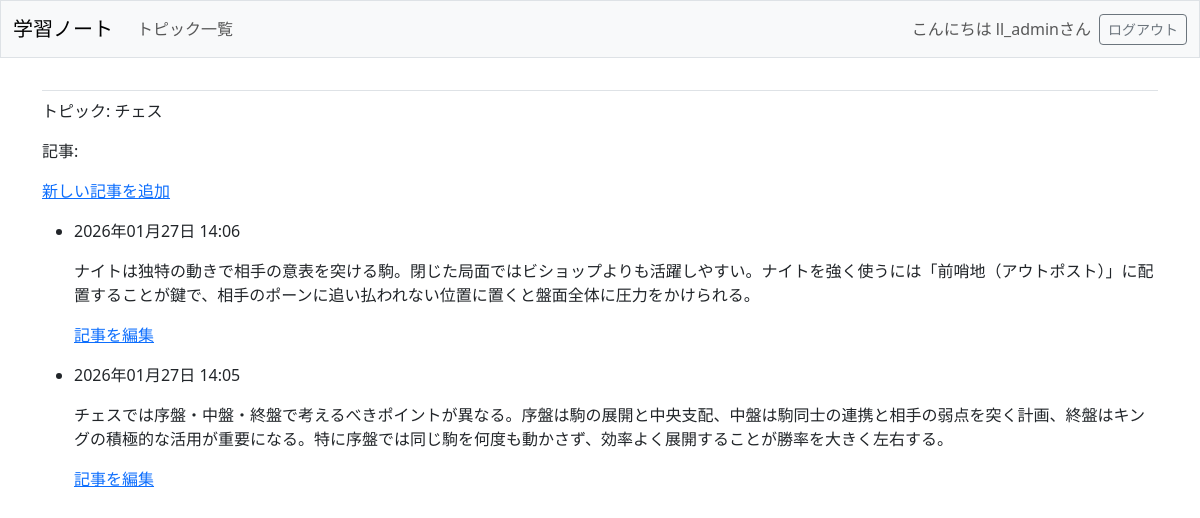
The page /topics/1/ (signed in) on the database its author committed.
### learning_logs/models.py (models this page shows, shortened)
class Topic(models.Model):
    text = models.CharField(max_length=200)
    date_added = models.DateTimeField(auto_now_add=True)
    owner = models.ForeignKey(User, on_delete=models.CASCADE) # p250

class Entry(models.Model):
    topic = models.ForeignKey(Topic, on_delete=models.CASCADE)
    text = models.TextField()
    date_added = models.DateTimeField(auto_now_add=True)
    class Meta:
        verbose_name_plural = 'entries'

### learning_logs/views.py (the view)
# urls.py: path('topics/<int:topic_id>/', views.topic, name='topic'),
@login_required
def topic(request, topic_id):
    topic = Topic.objects.get(id=topic_id)
    check_topic_owner(topic, request.user)
    entries = topic.entry_set.order_by('-date_added')
    context = {'topic': topic, 'entries': entries}
    return render(request, 'learning_logs/topic.html', context)

### learning_logs/views.py (called while the page is built)
def check_topic_owner(topic, user):
    if topic.owner != user:
        raise Http404

### learning_logs/templates/learning_logs/topic.html
{% extends 'learning_logs/base.html' %}
{% block content %}
    <p>トピック: {{ topic.text }}</p>
    <p>記事:</p>
    <p>
        <a href="{% url 'learning_logs:new_entry' topic.id %}">新しい記事を追加</a>
    </p>
    <ul>
    {% for entry in entries %}
        <li>
        <p>{{ entry.date_added|date:'Y年m月d日 H:i' }}</p>
        <p>{{ entry.text|linebreaks }}</p>
        <p>
            <a href="{% url 'learning_logs:edit_entry' entry.id %}">記事を編集</a>
        </p>
        </li>
    {% empty %}
        <li>このトピックにはまだ記事がありません。</li>
    {% endfor %}
    </ul>
{% endblock content %}

### learning_logs/templates/learning_logs/base.html (shortened to what this page needs)
<!doctype html>
<html lang="ja">
<head>
  {% load django_bootstrap5 %}
  {% bootstrap_css %}
</head>
<body>
  <nav class="navbar navbar-expand-md navbar-light bg-light mb-4 border">
    <div class="container-fluid">
      <a class="navbar-brand" href="{% url 'learning_logs:index' %}">
          学習ノート</a>
      <div class="collapse navbar-collapse" id="navbarCollapse">
        <ul class="navbar-nav me-auto mb-2 mb-md-0">
          <li class="nav-item">
            <a class="nav-link" href="{% url 'learning_logs:topics' %}">
              トピック一覧</a></li>
        </ul>
        <ul class="navbar-nav ms-auto mb-2 mb-md-0">
          {% if user.is_authenticated %}
            <li class="nav-item">
              <span class="navbar-text me-2">こんにちは {{ user.username }}さん
                </span></li>
          {% endif %}
        </ul>
        {% if user.is_authenticated %}
          <form action="{% url 'accounts:logout' %}" method='post'>
            <button name='submit' class='btn btn-outline-secondary btn-sm'>
                ログアウト</button>
          </form>
        {% endif %}
      </div>
    </div>
  </nav>
  <main class="container">
    <div class="pb-2 mb-2 border-bottom">
    </div>
    <div>
      {% block content %}{% endblock content %}
    </div>
  </main>
</body>
</html>

### rows shown on the page
Topic: text "チェス"
Entry: date_added "2026年01月27日 14:06", text "ナイトは独特の動きで相手の意表を突ける駒。閉じた局面ではビショップよりも活躍しやすい。ナイトを強く使うには「前哨地（アウトポスト）」に配置することが鍵で、相手のポーンに追い払われない位置に置くと盤面全体に圧力をかけられる。"
Entry: date_added "2026年01月27日 14:05", text "チェスでは序盤・中盤・終盤で考えるべきポイントが異なる。序盤は駒の展開と中央支配、中盤は駒同士の連携と相手の弱点を突く計画、終盤はキングの積極的な活用が重要になる。特に序盤では同じ駒を何度も動かさず、効率よく展開することが勝率を大きく左右する。"

### other values the page prints
{{ user.username }} "ll_admin"
